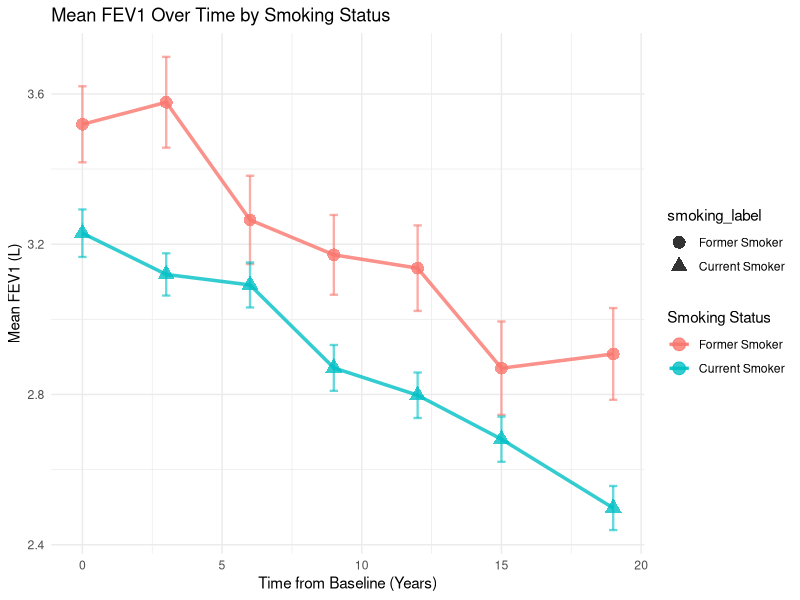

Here is the R script that generated this plot:
## ---- chunk 1
library(nlme)
library(ggplot2)
library(dplyr)
## ---- chunk 2
# Read all lines and find where data starts
all_lines <- readLines("vv.txt")

# Find the line that starts the numeric data
data_start <- which(grepl("^[[:space:]]*[0-9]+[[:space:]]+[0-9]", all_lines))[1]
cat("Data starts at line:", data_start, "\n")

# Read the data starting from the first data line
vv <- read.table("vv.txt", skip = data_start - 1, header = FALSE)
colnames(vv) <- c("id", "smoking", "time", "FEV1")

# look at the data
head(vv, 20)
str(vv)
summary(vv)
dim(vv)

#just for sanity
cat("Number of subjects:", length(unique(vv$id)), "\n")
cat("Total observations:", nrow(vv), "\n")
## ---- chunk 3
# make variables numeric and factor for easier analysis and group assignment
vv$time_numeric <- as.numeric(vv$time)
vv$smoking_label <- factor(vv$smoking,
                           levels = c(0, 1),
                           labels = c("Former Smoker", "Current Smoker"))

# Sort by subject and time
vv <- vv[order(vv$id, vv$time_numeric), ]

# Create grouped data object for nlme, 
vv_grouped <- groupedData(FEV1 ~ time_numeric | id, data = vv)
head(vv_grouped)
## ---- chunk 4
#group by time and smoking status, and get mean, sd, sum, and se for FEV1
trajectory_data <- vv %>%
  group_by(time_numeric, smoking_label) %>%
  summarize(
    mean_fev1 = mean(FEV1, na.rm = TRUE),
    sd_fev1 = sd(FEV1, na.rm = TRUE),
    n_obs = sum(!is.na(FEV1)),
    se_fev1 = sd_fev1 / sqrt(n_obs),
    .groups = 'drop'
  ) %>%
  arrange(time_numeric) # in order
head(trajectory_data)

# Plot
plot_trajectory <- ggplot(trajectory_data,
                          aes(x = time_numeric,
                              y = mean_fev1,
                              color = smoking_label,     # easy to visualize
                              shape = smoking_label,
                              group = smoking_label)) +
  geom_line(size = 1.2, alpha = 0.8) +                   # just aesthetics
  geom_point(size = 4, alpha = 0.8) +
  geom_errorbar(aes(ymin = mean_fev1 - se_fev1,
                    ymax = mean_fev1 + se_fev1),
                width = 0.3, size = 0.8, alpha = 0.6) +
  labs(
    title = "Mean FEV1 Over Time by Smoking Status",
    x = "Time from Baseline (Years)",
    y = "Mean FEV1 (L)",
    color = "Smoking Status"
  ) +
  theme_minimal()

print(plot_trajectory)
## ---- chunk 5
model_linear <- gls(FEV1 ~ time_numeric * smoking,
                    data = vv_grouped,
                    correlation = corCompSymm(form = ~ 1 | id),
                    na.action = na.omit,
                    method = "REML") # might need changing?
print(summary(model_linear))


ll_linear <- as.numeric(logLik(model_linear)) #log likelihood
np_linear <- attr(logLik(model_linear), "df") #finding the number of parametrs

#-155.8016 and 6, respectively
## ---- chunk 6
model_saturated <- gls(FEV1 ~ factor(time_numeric) * smoking, #time is a factor
                       data = vv_grouped,
                       correlation = corCompSymm(form = ~ 1 | id),
                       na.action = na.omit,
                       method = "REML")
print(summary(model_saturated))


ll_saturated <- as.numeric(logLik(model_saturated))
np_saturated <- attr(logLik(model_saturated), "df")

#-164.0459 and 16, respectively
## ---- chunk 7
model_quadratic <- gls(FEV1 ~ (time_numeric + I(time_numeric^2)) * smoking,
                       data = vv_grouped,
                       correlation = corCompSymm(form = ~ 1 | id),
                       na.action = na.omit,
                       method = "REML")
print(summary(model_quadratic))

ll_quadratic <- as.numeric(logLik(model_quadratic))
np_quadratic <- attr(logLik(model_quadratic), "df")

#-169.4238 and 8, respectively
## ---- chunk 8
# LIKELIHOOD RATIO TESTS and ALPHA = 0.01

# Linear vs Saturated
lrt_1 <- -2 * (ll_linear - ll_saturated)
df_1 <- np_saturated - np_linear
p_1 <- 1 - pchisq(lrt_1, df = df_1)

#this is just for printing out the results of lrt, df, and p for this test
cat("LRT Statistic:", round(lrt_1, 4), "\n")
cat("DF:", df_1, "\n")
cat("P-value:", round(p_1, 6), "\n")

#if else loops because why not
if (p_1 < 0.01) {
  cat("Decision: Linear INADEQUATE\n")
  test1_adequate <- FALSE
} else {
  cat("Decision: Linear ADEQUATE\n")
  test1_adequate <- TRUE
}
## ---- chunk 9
# Quadratic vs Saturated
cat("\n\nTEST 2: QUADRATIC vs SATURATED\n")
lrt_2 <- -2 * (ll_quadratic - ll_saturated)
df_2 <- np_saturated - np_quadratic
p_2 <- 1 - pchisq(lrt_2, df = df_2)

cat("LRT Statistic:", round(lrt_2, 4), "\n")
cat("DF:", df_2, "\n")
cat("P-value:", round(p_2, 6), "\n")

if (p_2 < 0.01) {
  cat("Decision: Quadratic INADEQUATE\n")
  test2_adequate <- FALSE
} else {
  cat("Decision: Quadratic ADEQUATE\n")
  test2_adequate <- TRUE
}
## ---- chunk 10
# TEST 3: Linear vs Quadratic
cat("\n\nTEST 3: LINEAR vs QUADRATIC\n")
lrt_3 <- -2 * (ll_linear - ll_quadratic)
df_3 <- np_quadratic - np_linear
p_3 <- 1 - pchisq(lrt_3, df = df_3)

cat("LRT Statistic:", round(lrt_3, 4), "\n")
cat("DF:", df_3, "\n")
cat("P-value:", round(p_3, 6), "\n")

if (p_3 < 0.01) {
  cat("Decision: Linear INADEQUATE vs Quadratic\n")
} else {
  cat("Decision: Linear ADEQUATE vs Quadratic\n")
}
## ---- chunk 11
#model selection based on adequacy in previous chunk

if (test1_adequate) {
  selected_model <- model_linear
  model_name <- "LINEAR"
  cat("Selected: LINEAR MODEL\n")
} else if (test2_adequate) {
  selected_model <- model_quadratic
  model_name <- "QUADRATIC"
  cat("Selected: QUADRATIC MODEL\n")
} else {
  selected_model <- model_saturated
  model_name <- "SATURATED"
  cat("Selected: SATURATED MODEL\n")
}

cat("Model for predictions:", model_name, "\n\n")
## ---- chunk 12
# create prediction dataset
pred_data <- expand.grid(
  time_numeric = c(3, 6, 9, 15),
  smoking = c(0, 1)
)
pred_data$smoking_label <- factor(pred_data$smoking,
                                  levels = c(0, 1),
                                  labels = c("Former Smoker", "Current Smoker"))

# Get predictions
pred_data$predicted_fev1 <- predict(selected_model,
                                     newdata = pred_data,
                                     level = 0)
head(pred_data)
## ---- chunk 13
# year 3 to 6

fev1_3_current <- pred_data$predicted_fev1[pred_data$time_numeric == 3 & pred_data$smoking == 1]
fev1_6_current <- pred_data$predicted_fev1[pred_data$time_numeric == 6 &  pred_data$smoking == 1]
change_3_6_current <- fev1_6_current - fev1_3_current

fev1_3_former <- pred_data$predicted_fev1[pred_data$time_numeric == 3 & pred_data$smoking == 0]
fev1_6_former <- pred_data$predicted_fev1[pred_data$time_numeric == 6 & pred_data$smoking == 0]
change_3_6_former <- fev1_6_former - fev1_3_former

cat("Year 3 to 6, Always-Smokers:  Change =", round(change_3_6_current, 4), "L\n")
cat("Year 3 to 6, Never-Smokers:   Change =", round(change_3_6_former, 4), "L\n")
## ---- chunk 14
# year 9 to 15
fev1_9_current <- pred_data$predicted_fev1[pred_data$time_numeric == 9 & pred_data$smoking == 1]
fev1_15_current <- pred_data$predicted_fev1[pred_data$time_numeric == 15 & pred_data$smoking == 1]
change_9_15_current <- fev1_15_current - fev1_9_current

fev1_9_former <- pred_data$predicted_fev1[pred_data$time_numeric == 9 & pred_data$smoking == 0]
fev1_15_former <- pred_data$predicted_fev1[pred_data$time_numeric == 15 & pred_data$smoking == 0]
change_9_15_former <- fev1_15_former - fev1_9_former

cat("Year 9 to 15, Always-Smokers:  Change =", round(change_9_15_current, 4), "L\n")
cat("Year 9 to 15, Never-Smokers:   Change =", round(change_9_15_former, 4), "L\n")
